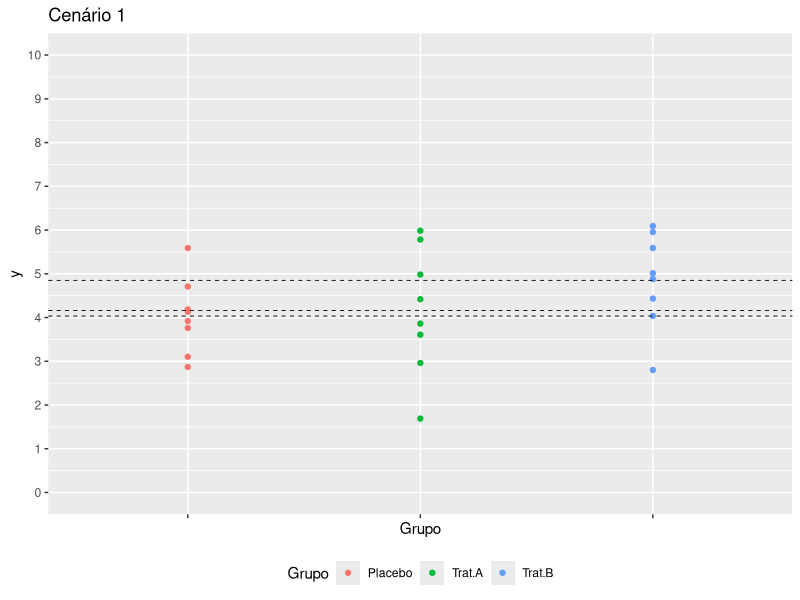
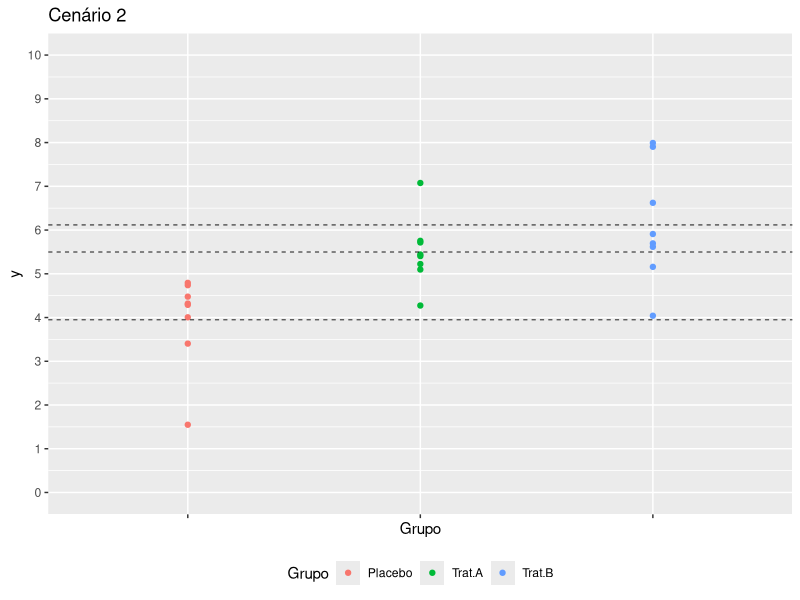
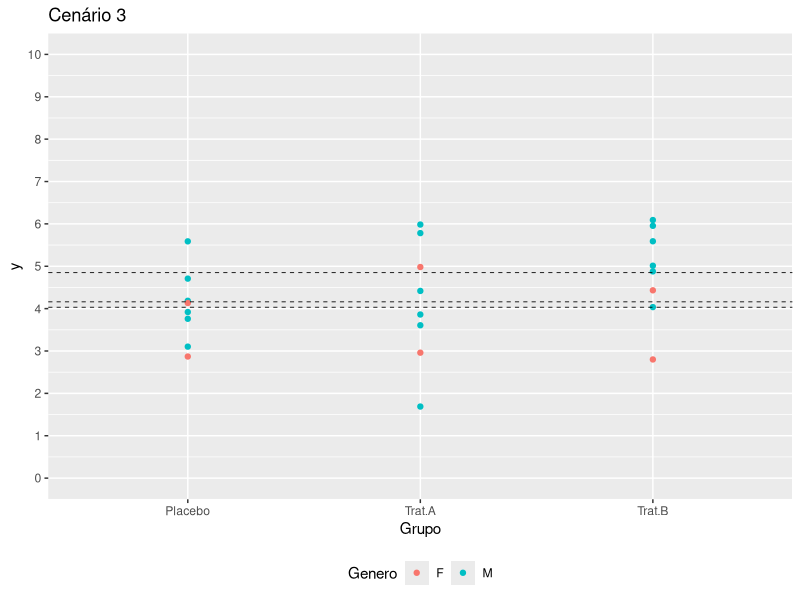
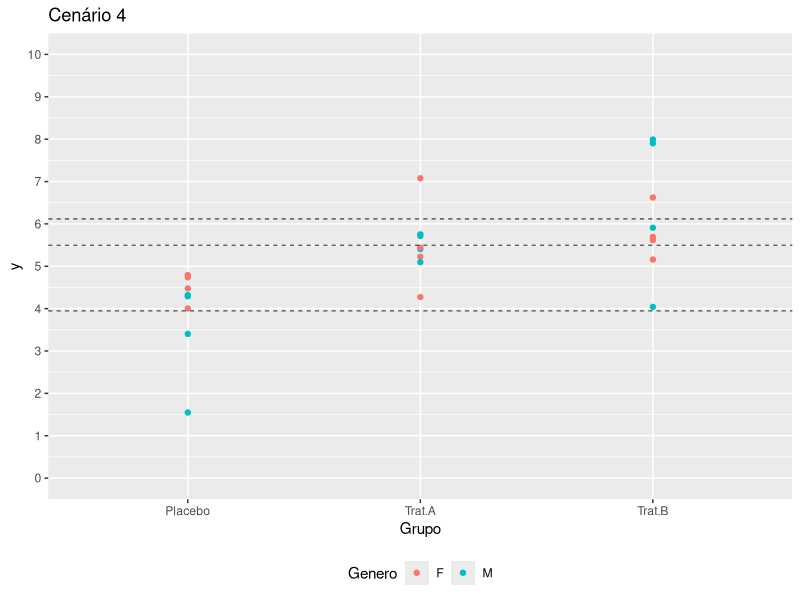
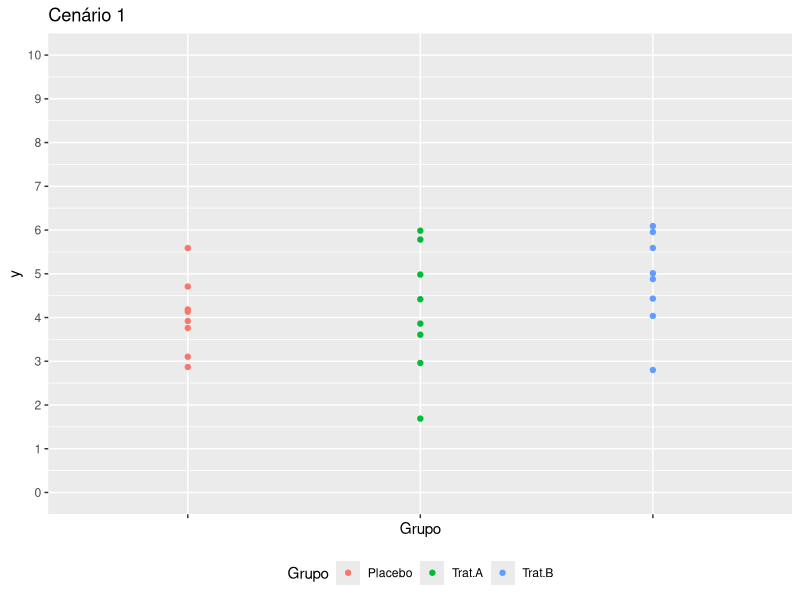
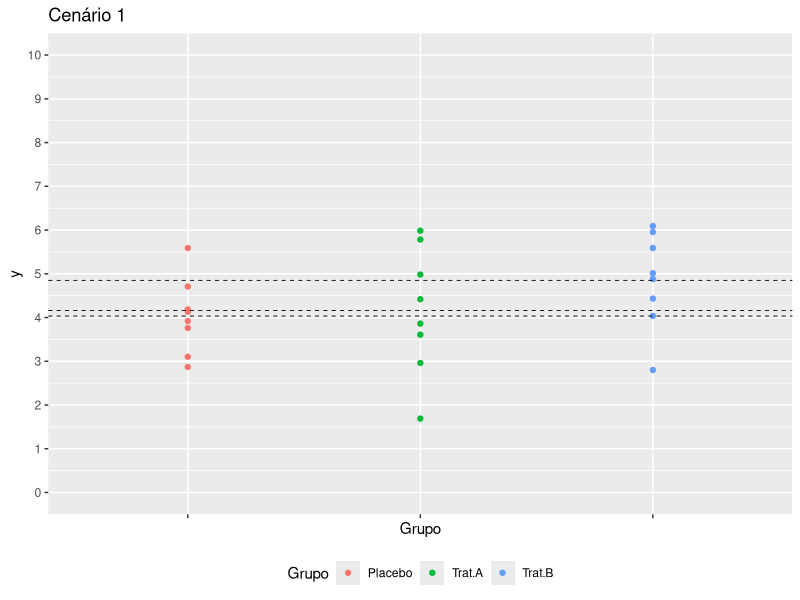
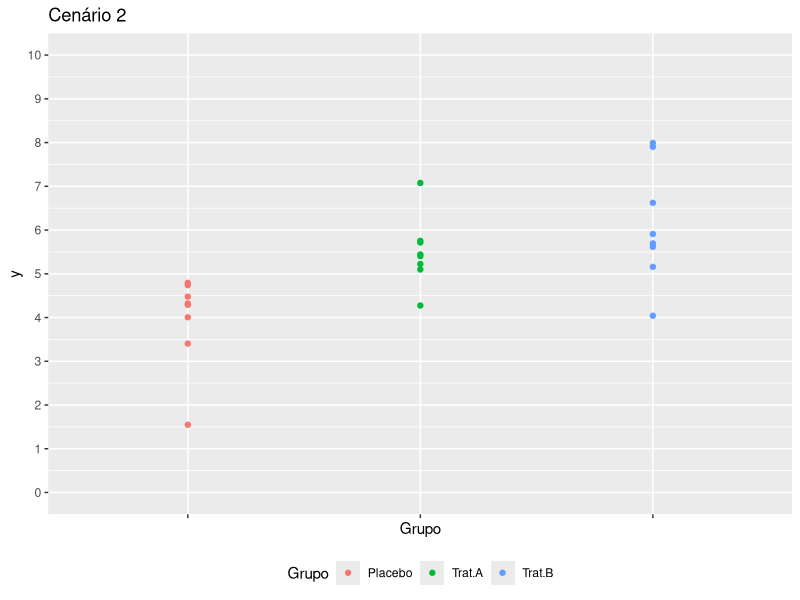
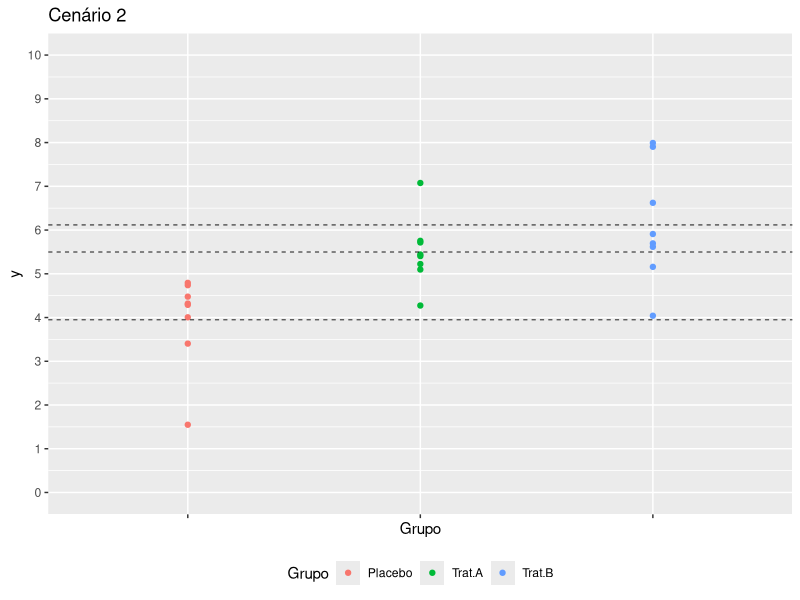

The R source for these figures, in order:
# setup -------------------------------------------------------------------

set.seed(2)
library(ggplot2)
library(tidyr)

# dados -------------------------------------------------------------------

cenario1 <- data.frame(Placebo = rnorm(8, 4, 1), Trat.A = rnorm(8, 4, 1), Trat.B = rnorm(8, 4, 1))
cenario1.long <- gather(cenario1, Grupo, y)




# DataViz -----------------------------------------------------------------

baseplot <- ggplot(cenario1.long, aes(Grupo, y, col = Grupo)) +
  geom_point() +
  scale_x_discrete(labels = NULL) +
  scale_y_continuous(limits = c(0,10), breaks = seq(0, 10)) +
  ggtitle("Cenário 1") +
  theme(legend.position = "bottom")
ggsave("Aulas/Topicos_adv/cenario1.png", height = 7, width = 7)

baseplot +
  geom_hline(yintercept = apply(cenario1[,1:3], 2, mean), lty = 2, lwd = .3)
ggsave("Aulas/Topicos_adv/cenario1_medias.png", height = 7, width = 7)

cenario2 <- data.frame(Placebo = rnorm(8, 4, 1), Trat.A = rnorm(8, 6, 1), Trat.B = rnorm(8, 6, 1))
cenario2.long <- gather(cenario2, Grupo, y)

baseplot2 <- ggplot(cenario2.long, aes(Grupo, y, col = Grupo)) +
  geom_point() +
  scale_x_discrete(labels = NULL) +
  scale_y_continuous(limits = c(0,10), breaks = seq(0, 10)) +
  ggtitle("Cenário 2") +
  theme(legend.position = "bottom")
ggsave("Aulas/Topicos_adv/cenario2.png", height = 7, width = 7)

baseplot2 +
  geom_hline(yintercept = apply(cenario2[,1:3], 2, mean), lty = 2, lwd = .3)
ggsave("Aulas/Topicos_adv/cenario2_medias.png", height = 7, width = 7)

# testes t sem correcao ---------------------------------------------------

# cenario 1
format.pval(with(cenario1, t.test(Placebo, Trat.A, var.equal = T)$p.value), scientific = F, digits = 4, eps = 1e-4)
format.pval(with(cenario1, t.test(Placebo, Trat.B, var.equal = T)$p.value), scientific = F, digits = 4, eps = 1e-4)
format.pval(with(cenario1, t.test(Trat.A, Trat.B, var.equal = T)$p.value), scientific = F, digits = 4, eps = 1e-4)

# cenario 2
format.pval(with(cenario2, t.test(Placebo, Trat.A, var.equal = T)$p.value), scientific = F, digits = 4, eps = 1e-4)
format.pval(with(cenario2, t.test(Placebo, Trat.B, var.equal = T)$p.value), scientific = F, digits = 4, eps = 1e-4)
format.pval(with(cenario2, t.test(Trat.A, Trat.B, var.equal = T)$p.value), scientific = F, digits = 4, eps = 1e-4)

# 1-way -------------------------------------------------------------------

anova1 <- aov(y ~ Grupo, cenario1.long)
anova2 <- aov(y ~ Grupo, cenario2.long)

# testes t com correcao ---------------------------------------------------

anova1.p.bonf <- with(cenario1.long, pairwise.t.test(y, Grupo, p.adjust.method = "bonf"))
anova2.p.bonf <- with(cenario2.long, pairwise.t.test(y, Grupo, p.adjust.method = "bonf"))
anova1.p.tukey <- TukeyHSD(anova1)
anova2.p.tukey <- TukeyHSD(anova2)

# 2-way -------------------------------------------------------------------

cenario1 <- cbind(cenario1, Genero = sample(c("M", "F"), 8, replace = T))
cenario2 <- cbind(cenario2, Genero = sample(c("M", "F"), 8, replace = T))
cenario1.long <- gather(cenario1, Grupo, y, -Genero)
cenario2.long <- gather(cenario2, Grupo, y, -Genero)

anova12 <- aov(y ~ Grupo + Genero, cenario1.long)
anova22 <- aov(y ~ Grupo + Genero, cenario2.long)

anova12.p.bonf <- with(cenario1.long, pairwise.t.test(y, Grupo, p.adjust.method = "bonf"))
anova22.p.bonf <- with(cenario2.long, pairwise.t.test(y, Grupo, p.adjust.method = "bonf"))
anova12.p.tukey <- TukeyHSD(anova12)
anova22.p.tukey <- TukeyHSD(anova22)

baseplot12 <- ggplot(cenario1.long, aes(Grupo, y, col = Genero)) +
  geom_point() +
  # scale_x_discrete(labels = NULL) +
  scale_y_continuous(limits = c(0,10), breaks = seq(0, 10)) +
  ggtitle("Cenário 3") +
  theme(legend.position = "bottom")
ggsave("Aulas/Topicos_adv/cenario12.png", height = 7, width = 7)

baseplot12 +
  geom_hline(yintercept = apply(cenario1[,1:3], 2, mean), lty = 2, lwd = .3)
ggsave("Aulas/Topicos_adv/cenario12_medias.png", height = 7, width = 7)

baseplot22 <- ggplot(cenario2.long, aes(Grupo, y, col = Genero)) +
  geom_point() +
  # scale_x_discrete(labels = NULL) +
  scale_y_continuous(limits = c(0,10), breaks = seq(0, 10)) +
  ggtitle("Cenário 4") +
  theme(legend.position = "bottom")
ggsave("Aulas/Topicos_adv/cenario22.png", height = 7, width = 7)

baseplot22 +
  geom_hline(yintercept = apply(cenario2[,1:3], 2, mean), lty = 2, lwd = .3)
ggsave("Aulas/Topicos_adv/cenario22_medias.png", height = 7, width = 7)

summary(aov(y ~ Grupo + Genero, cenario2.long))
summary(aov(y ~ Grupo * Genero, cenario2.long))
